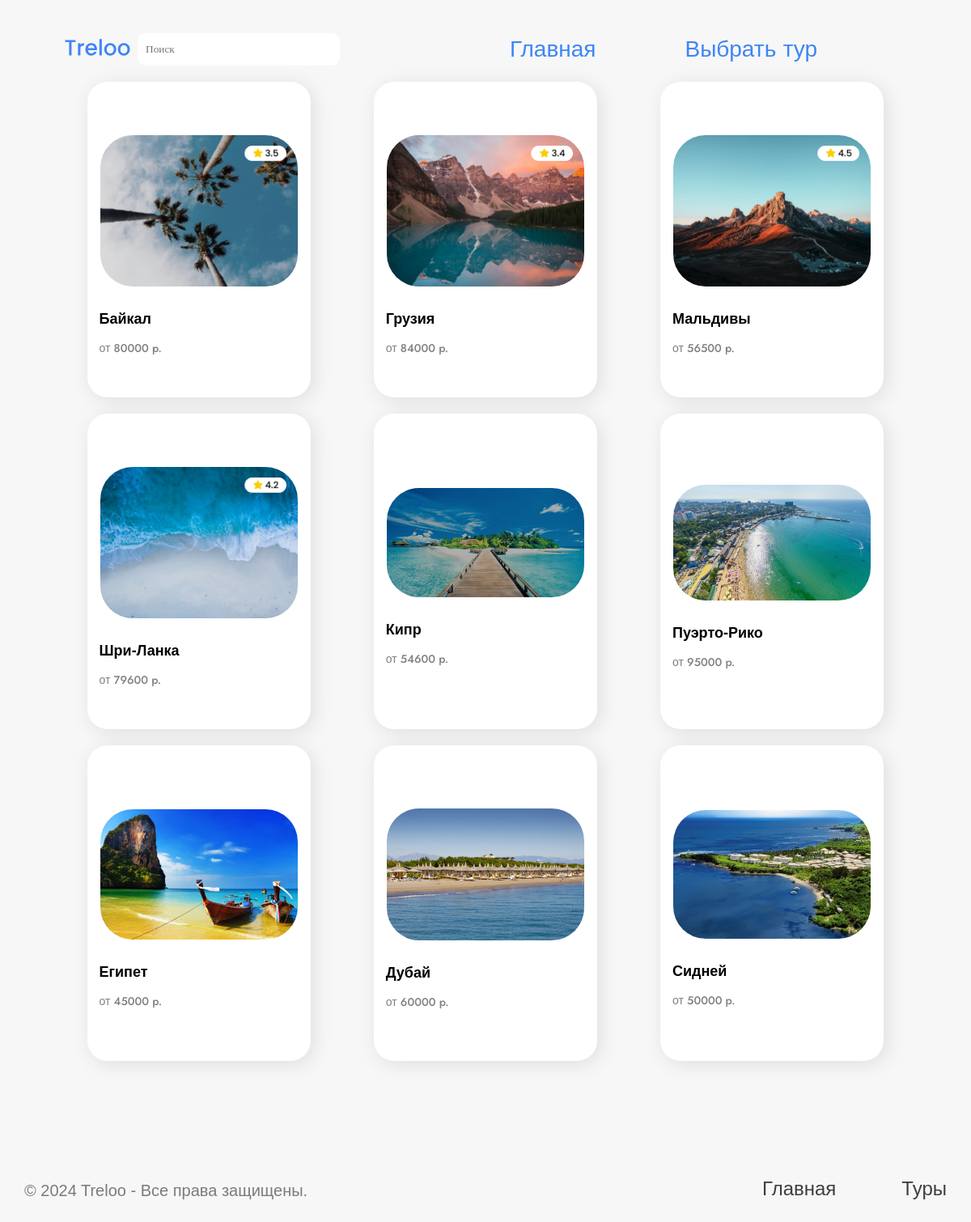
Screenshot of /catalog.php with the database file from the repository.
### tables this page shows
CREATE TABLE `products` (
  `product_id` int(11) NOT NULL,
  `name` varchar(256) NOT NULL,
  `hotel` varchar(255) NOT NULL,
  `price` int(11) NOT NULL,
  `created_at` timestamp NOT NULL DEFAULT CURRENT_TIMESTAMP,
  `image` varchar(256) NOT NULL
);

### catalog.php (the view, shortened to what this page needs)
<?php
	include "connect.php";
	$role = (isset($_SESSION["role"])) ? $_SESSION["role"] : "guest";
	$sql = "SELECT * FROM `products` WHERE `hotel`='' ORDER BY `created_at` DESC";
	if(!$result = $connect->query($sql))
		return die ("Ошибка получения данных: ". $connect->error);
	$data = "";
	while($row = $result->fetch_assoc())
		$data .= sprintf('
			<div class="col">
				<img src="%s"  alt="Тур" title="Изображение тура">
				<div class="rowt" style=" display: flex;
				flex-direction:column;">
					<p><a href="product.php?name=%s">%s</a></p>
					<h4>от %s p.</h4>
					<input type="hidden" value="%s" name="name">
				</div>
				%s
			</div>
		', $row["image"], $row["name"], $row["name"], $row["price"], $row["name"],
		($role == "admin") ? '
			<div class="row">
				<p><a href="update.php?id='.$row["name"].'" class="text-small">Редактировать</a></p>
				<p><a onclick="return confirm(\'Вы действительно хотите удалить этот товар?\')" href="asset/controllers/delete_product.php?id='.$row["product_id"].'" class="text-small">Удалить</a></p>
			</div>
		' : '');
?>
<?php
	$menu = '
	<div class="logo">
	<a href="index.php">
	<img src="asset/img/Treloo-blue.svg" alt="img"></a>
			<form class="search" method="get" action="search.php">
 <input type="text" name="q" placeholder="Поиск" required  style="width: 250px; ">
</form>
</div>
	<div class="men">
	<a href="index.php">Главная</a>
		<a href="catalog.php">Выбрать тур</a>
			%s
		</div>
	';
	$m = '';
	$menu = sprintf($menu, $m);
?>
<!DOCTYPE html>
<html lang="en">
<head>
	<link rel="stylesheet" href="asset/css/style2.css">
	<link rel="stylesheet" href="asset/css/st.css">
</head>
<body>
	<header>
				<?= $menu ?>
	</header>
	<main>
			<div class="row" id="products">
				<?= $data ?>
			</div>
	</main>
	<?php
		include "footer.php";
		?>

### footer.php (shortened to what this page needs)
<footer>
       <p>© 2024 Treloo - Все права защищены.</p>
       <div class="fmenu">
        <a href="">Главная</a><a href="">Туры</a>
       </div>
    </footer>
</body>
</html>

### asset/css/style2.css (style rules this page uses)
:root { --font-family: "Poppins", sans-serif; --second-family: "Jost", sans-serif; --third-family: "Raleway", sans-serif; --font3: "Josefin Sans", sans-serif; --font4: "Pridi", sans-serif; }
* { margin: 0; padding: 0; box-sizing: border-box; font-family: 'Montserrat Alternates'; }
p { padding: 15px 0; margin-bottom: 0px; color: rgb(0, 0, 0); font-family: ''; }
a { color: rgb(0, 0, 0); cursor:pointer; text-decoration: none; font-family: ' Montserrat Alternates'; }
img { object-fit: cover; }
input:invalid:not(:placeholder-shown) { border-color: red; }
div.row { display: flex; flex-wrap: wrap; align-items: center; justify-content: space-between; margin-bottom: 30px; }
div.col div.rowt p a { font-family: var(--font-family); font-weight: 600; font-size: 18px; color: #000; }
.rowt { display: flex; flex-direction: column; align-items: start; margin-left: 25px; width: 100%; }
.rowt h4 { font-family: var(--second-family); font-weight: 500; font-size: 14px; color: rgba(0, 0, 0, 0.5); }
div.col { width: 28%; padding: 2px; transition: .2s; text-align: center; border-radius: 5px; margin-bottom: 20px; display: flex; flex-direction: column; border-radius: 10px; justify-content: center; align-items: center; background: rgba(2, 48, 192, 0.07); border-radius: 25px; box-shadow: 4px 4px 25px 0 rgba(0, 0, 0, 0.1); background: #fff; height: 390px; }
div.col img { width: 90%; height: 250px; height: auto; border-radius: 40px; margin-top: 20px; }
header { background-color:none; }
.logo { width: 25%; }
.logo a { width: 30%; }
.logo a img { width: 90%; }
.men { display: flex; list-style: none; justify-content: space-evenly; }
footer { display: flex; justify-content:space-around; }
.men { width: 50%; transition: .2s; text-align: center; }
.men a { font-family: var(--second-family); font-weight: 400; font-size: 28px; color: #fff; }
.search input { border-radius: 10px; border: 0; padding: 10px; height: 40px; }
footer { margin-top: 40px; display: flex; padding: 30px; justify-content: space-evenly; align-items: center; }
footer p { padding-top: 20px; }
* { box-sizing:border-box }
@media only screen and (max-width: 1200px) { div.col img { margin: 15px; } }
@media only screen and (max-width: 1200px) { a { font-size: medium; } }
input,textarea,select { outline: 0; }
header { padding-top: 40px; width: 100%; height: auto; display: flex; align-items: center; justify-content: space-evenly; }
.logo { width: 30%; height: 100%; display: flex; align-items: center; justify-content: center; }
html { height: 100%; }
footer { width: 100%; display: flex; justify-content: space-between; align-items: center; }
footer p { font-family: var(--font-family); font-weight: 500; font-size: 20px; line-height: 209%; color: rgba(0, 0, 0, 0.5); }
.fmenu { width: 20%; display: flex; justify-content: space-between; align-items: center; }
.fmenu a { font-family: var(--font-family); font-weight: 500; font-size: 24px; color: rgba(0, 0, 0, 0.75); }
body { width: 100%; display: flex; flex-direction: column; align-items: center; background: #f7f7f7; }

### asset/css/st.css (style rules this page uses)
:root { --font-family: "Poppins", sans-serif; --second-family: "Jost", sans-serif; --third-family: "Raleway", sans-serif; --font3: "Josefin Sans", sans-serif; --font4: "Pridi", sans-serif; }
.men a { font-family: var(--second-family); font-weight: 500; font-size: 28px; color: #3e86f5; }
header { margin-bottom: 20px; }
main { width: 82%; }
body { width: 100%; display: flex; flex-direction: column; align-items: center; }
footer { padding: 30px; }
.search { width: 90%; }

### rows the page displays
products: image (picture), name "Байкал", price "80000"
products: image (picture), name "Грузия", price "84000"
products: image (picture), name "Мальдивы", price "56500"
products: image (picture), name "Шри-Ланка", price "79600"
products: image (picture), name "Кипр", price "54600"
products: image (picture), name "Пуэрто-Рико", price "95000"
products: image (picture), name "Египет", price "45000"
products: image (picture), name "Дубай", price "60000"
products: image (picture), name "Сидней", price "50000"
